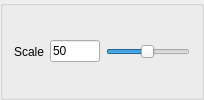
               <widget class="QGroupBox" name="groupBox_12">
                <property name="title">
                 <string/>
                </property>
                <layout class="QHBoxLayout" name="horizontalLayout_12">
                 <item>
                  <widget class="QLabel" name="label_6">
                   <property name="text">
                    <string>Scale</string>
                   </property>
                  </widget>
                 </item>
                 <item>
                  <widget class="QLineEdit" name="scale_line_edit">
                   <property name="maximumSize">
                    <size>
                     <width>50</width>
                     <height>16777215</height>
                    </size>
                   </property>
                   <property name="text">
                    <string>50</string>
                   </property>
                  </widget>
                 </item>
                 <item>
                  <widget class="QSlider" name="scale_slider">
                   <property name="minimum">
                    <number>1</number>
                   </property>
                   <property name="maximum">
                    <number>100</number>
                   </property>
                   <property name="value">
                    <number>50</number>
                   </property>
                   <property name="orientation">
                    <enum>Qt::Horizontal</enum>
                   </property>
                  </widget>
                 </item>
                </layout>
               </widget>
